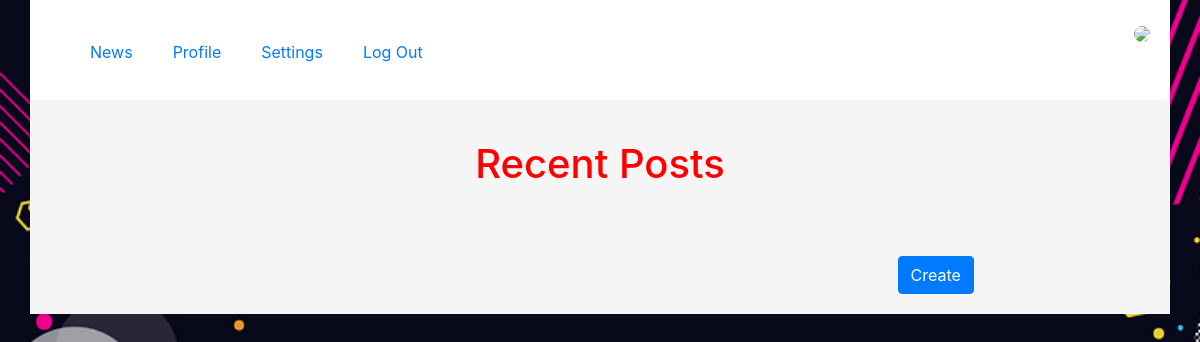
The page /routes/news.php on the database as committed earlier.
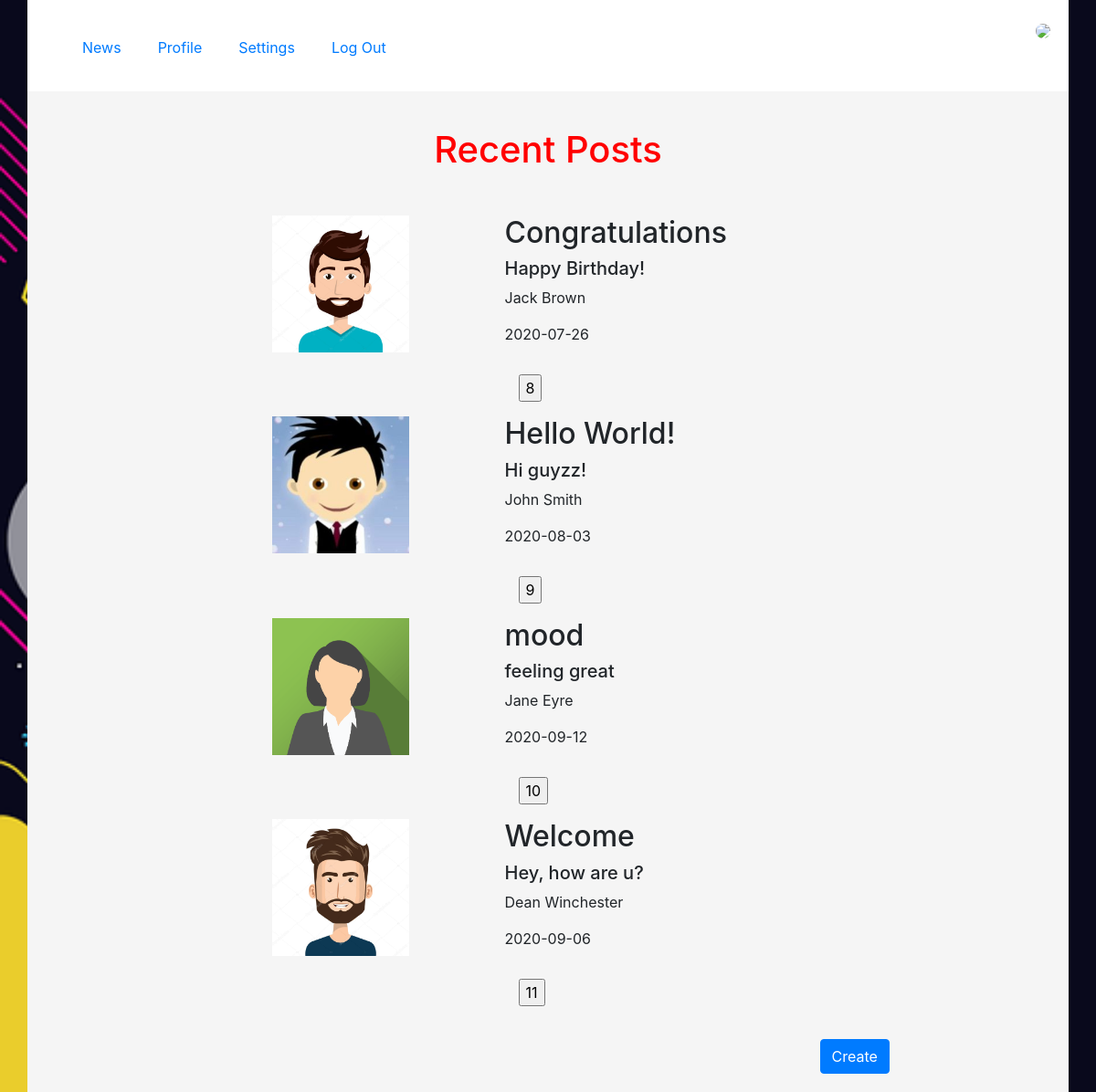
The same page on the database as committed later.
### tables this page shows
CREATE TABLE `posts` (
  `id` int(10) NOT NULL,
  `user_id` int(10) NOT NULL,
  `title` text NOT NULL,
  `content` varchar(500) NOT NULL,
  `date` date NOT NULL
);

CREATE TABLE `users` (
  `id` int(10) NOT NULL,
  `name` text NOT NULL,
  `surname` text NOT NULL,
  `email` text NOT NULL,
  `password` text NOT NULL,
  `date` date NOT NULL,
  `phone` text NOT NULL,
  `message` varchar(60) NOT NULL,
  `gender` text NOT NULL,
  `image` text NOT NULL DEFAULT 'avatar.png'
);

### routes/news.php (the view, shortened to what this page needs)
<?php
include 'connection.php';
$sql1 = "SELECT * FROM posts JOIN users ON posts.user_id = users.id";
$result1 = mysqli_query($conn, $sql1);
$sql2 = "SELECT id FROM posts";
$result2 = mysqli_query($conn, $sql2);
?>
<!DOCTYPE html>
<html lang="en">
<head>
	<link rel="stylesheet" href="../assets/css/bootstrap.min.css">
	<link rel="stylesheet" href="../assets/css/style.css">
</head>
<body>
	<div class="container cont2">
		<?php
		include 'menu.php';
		?>
		<form method="post">
			<h1>Recent Posts</h1>
			<?php
			while ($row1 = mysqli_fetch_assoc($result1)) {
			?>
				<div class="row justify-content-center">
					<div class="row col-md-3">
						<img src="<?php echo '/form/assets/images/' . $row1['image'] ?>" height="150px">
					</div>
					<div class="row col-md-4">
						<div class="form-group">
							<h2><?php echo $row1['title'] ?></h2>
							<h5><?php echo $row1['content'] ?></h5>
							<p><?php echo $row1['name'] . " " . $row1['surname'] ?></p>
							<p><?php echo $row1['date'] ?></p>
						</div>
						<div class="form-group col-md-9">
							<?php
							while ($row2 = mysqli_fetch_assoc($result2)) {
								?>
								<input type="submit" name="commentbtn" value="<?php echo $row2['id'] ?>"/>
							<?php
								break;
							}
							?>
						</div>
					</div>
				</div>
			<?php
			}
			?>
			<div class="row btnrow">
				<button type="submit" name="createbtn" class="btn btn-primary">Create</button>
			</div>
		</form>
	</div>
</body>
</html>

Rows that differ between the two databases and show on the page:
added posts: user.image (picture), title "Congratulations", content "Happy Birthday!", user.name "Jack", user.surname "Brown", user.date "2020-07-26", commentbtn "8"
added posts: user.image (picture), title "Hello World!", content "Hi guyzz!", user.name "John", user.surname "Smith", user.date "2020-08-03", commentbtn "9"
added posts: user.image (picture), title "mood", content "feeling great", user.name "Jane", user.surname "Eyre", user.date "2020-09-12", commentbtn "10"
added posts: user.image (picture), title "Welcome", content "Hey, how are u?", user.name "Dean", user.surname "Winchester", user.date "2020-09-06", commentbtn "11"
